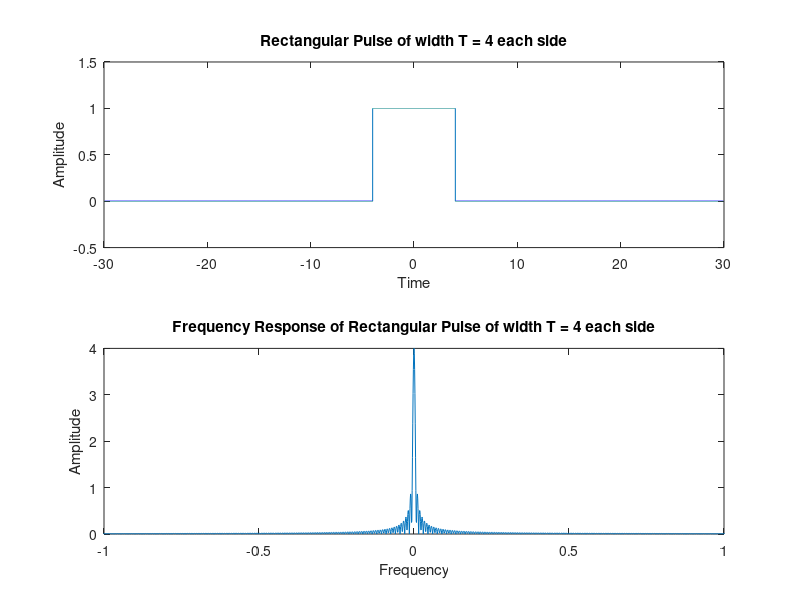
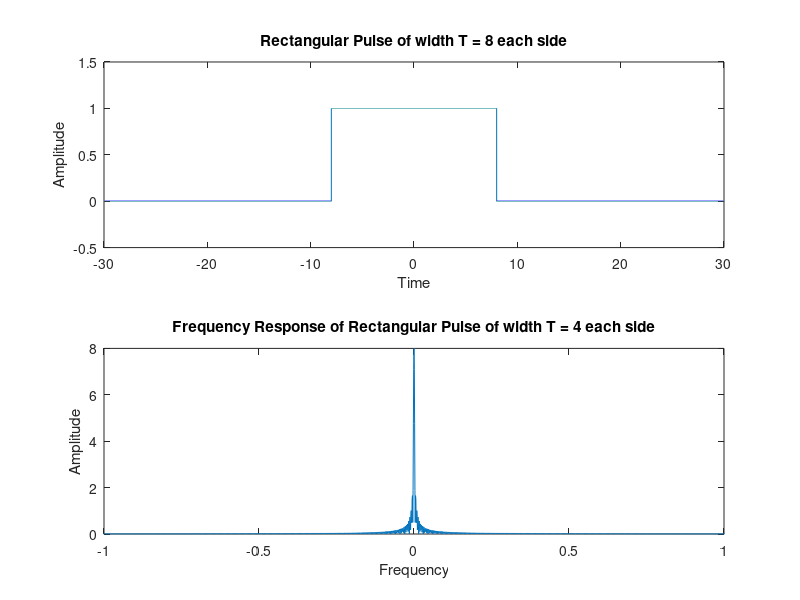
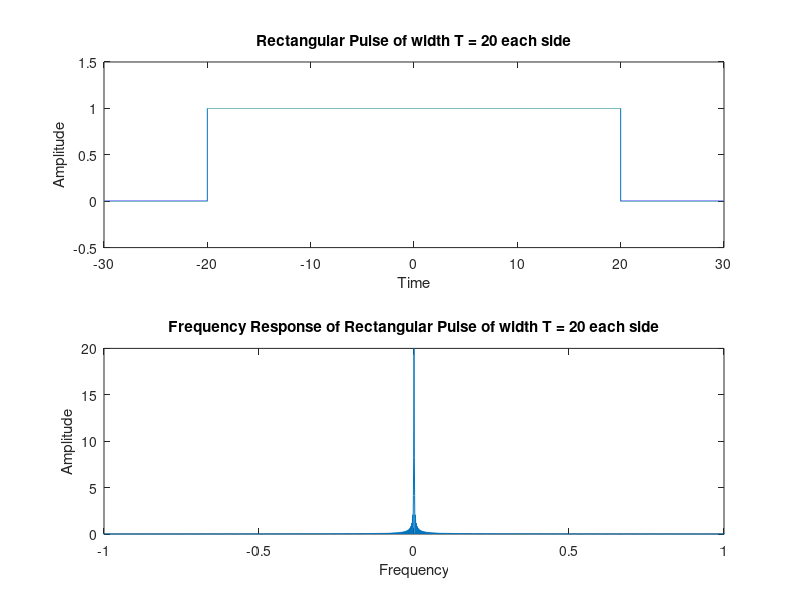

The MATLAB source for these figures, in order:
clc
clear all
close all;

fs = 1000;
t = -30: 1/fs: 30;

y1 = rectpuls(t,8);
y2 = rectpuls(t,16);
y3 = rectpuls(t,40);

L1 = length(y1);
L2 = length(y2);
L3 = length(y3);
f1 = linspace(-fs/2,fs/2,L1);
f2 = linspace(-fs/2,fs/2,L2);
f3 = linspace(-fs/2,fs/2,L3);
y1_ft = fft(y1)/L1;
y2_ft = fft(y2)/L2;
y3_ft = fft(y3)/L3;

figure(1)
subplot(2,1,1)
plot(t,y1)
title('Rectangular Pulse of width T = 4 each side');
ylabel('Amplitude');
xlabel('Time');
ylim([-0.5 1.5])

subplot(2,1,2)
plot(t,fftshift(abs(30*y1_ft)))
title('Frequency Response of Rectangular Pulse of width T = 4 each side');
ylabel('Amplitude');
xlabel('Frequency');
xlim([-1 1])

figure(2)
subplot(2,1,1)
plot(t,y2)
title('Rectangular Pulse of width T = 8 each side');
ylabel('Amplitude');
xlabel('Time');
ylim([-0.5 1.5])

subplot(2,1,2)
plot(t,fftshift(abs(30*y2_ft)))
title('Frequency Response of Rectangular Pulse of width T = 4 each side');
ylabel('Amplitude');
xlabel('Frequency');
xlim([-1 1])

figure(3)
subplot(2,1,1)
plot(t,y3)
title('Rectangular Pulse of width T = 20 each side');
ylabel('Amplitude');
xlabel('Time');
ylim([-0.5 1.5])

subplot(2,1,2)
plot(t,fftshift(abs(30*y3_ft)))
title('Frequency Response of Rectangular Pulse of width T = 20 each side');
ylabel('Amplitude');
xlabel('Frequency');
xlim([-1 1])
